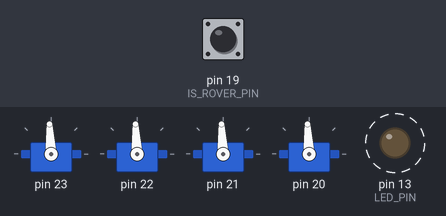
A sketch run on a simulated Arduino Mega 2560, built with avr-gcc and run on an emulated ATmega2560. On the bench: 4 × servo, output pins drawn as LEDs (lit = HIGH). Dashed ring = blinking. The test bench sets the inputs (shaded band); at power-on: pin 19 (IS_ROVER_PIN) HIGH. The ROS host is connected and sends only what is stated.

Above: at 3.1 s.
Timing chart, 0 to 6.0 s (numbered marks = the images above):
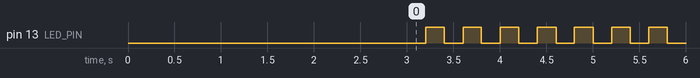

Measured:
- by itself, pin 13 (LED_PIN): alternates HIGH for 0.20 s and LOW for 0.20 s

The sketch:

jankboat.ino
```cpp
/*
   Rosserial motor writer for the boat

   Gets motor values from ROS and uses PWM to control
   on board motors through the Arduino
*/
#include <Arduino.h>
#include <Servo.h>
#include <ros.h>
#include <std_msgs/Float32.h>
#include <std_msgs/Bool.h>
#include "jankboat.h"

#define MOTOR_NUM 4
#define LED_PIN 13
#define IS_ROVER_PIN 19
#define TIMEOUT 1000
#define IS_ROVER_RATE 5
#define PWM_HIGH 2000
#define PWM_LOW 1000
#define ESC_DISCONNECT_WAIT 5

Servo motors[MOTOR_NUM];
bool do_blink = true;
long last_message_millis = -1e5;
long last_is_rover_pub = 0;
bool estopped = false;
bool timedout = true;

ros::NodeHandle  nh;
ros::Subscriber<std_msgs::Float32> prop1_sub("/motor1", motor1_cb);
ros::Subscriber<std_msgs::Float32> prop2_sub("/motor2", motor2_cb);
ros::Subscriber<std_msgs::Float32> prop3_sub("/motor3", motor3_cb);
ros::Subscriber<std_msgs::Float32> prop4_sub("/motor4", motor4_cb);
ros::Subscriber<std_msgs::Bool> estop_sub("/estop", estop_cb);

std_msgs::Bool is_rover;
ros::Publisher is_rover_pub("/is_rover", &is_rover);

//map function modified for float use
float map_float(float val, float inmin, float inmax, float outmin, float outmax){
  return (val - inmin)/(inmax - inmin)*(outmax-outmin) + outmin;
}

void motor1_cb( const std_msgs::Float32& cmd_msg) {
  set_motor_power(0,cmd_msg.data); // -1 to 1
  last_message_millis = millis();
}

void motor2_cb( const std_msgs::Float32& cmd_msg) {
  set_motor_power(1,cmd_msg.data); // -1 to 1
  last_message_millis = millis();
}

void motor3_cb( const std_msgs::Float32& cmd_msg) {
  set_motor_power(2,cmd_msg.data); // -1 to 1
  last_message_millis = millis();
}

void motor4_cb( const std_msgs::Float32& cmd_msg) {
  set_motor_power(3,cmd_msg.data); // -1 to 1
  last_message_millis = millis();
}

void estop_cb( const std_msgs::Bool& cmd_msg){
  if(cmd_msg.data != estopped){
    estopped = cmd_msg.data;
    if(estopped){
      stop();
    }
  }
  last_message_millis = millis();
}

void setup() {
  // Enable the LED pin
  pinMode(LED_PIN, OUTPUT);
  pinMode(IS_ROVER_PIN, INPUT_PULLUP);
  nh.initNode();
  nh.subscribe(prop1_sub);
  nh.subscribe(prop2_sub);
  nh.subscribe(prop3_sub);
  nh.subscribe(prop4_sub);
  nh.subscribe(estop_sub);

  nh.advertise(is_rover_pub);
  attach_motors();

  delay(3000);
}

void attach_motors(){
  stop();

  motors[0].attach(23); //Front left
  motors[1].attach(22); //Front right
  motors[2].attach(21); //Back left
  motors[3].attach(20); //back right
}

void loop() {
  nh.spinOnce();
  handle_failsafes();
  handle_status_LED();
  if(millis() - last_is_rover_pub > 1000/IS_ROVER_RATE){
    is_rover.data = on_ground();
    is_rover_pub.publish(&is_rover);
    last_is_rover_pub = millis();
  }
  delay(1);
}

void set_motor_power(int motor_num, float input_power){
  input_power = constrain( input_power, -1, 1);
  float output_power = map_float(input_power, -1, 1, PWM_LOW, PWM_HIGH); // Convert to usuable microseconds

  if (!timedout && !estopped){
    motors[motor_num].writeMicroseconds(output_power);
  }else{
    motors[motor_num].writeMicroseconds((PWM_LOW + PWM_HIGH)/2);
  }
}

//reads pin 19 to report whether vehicle is a ground vehicle
bool on_ground(){
  if(digitalRead(19) == HIGH){
    return false;
  }else{
    return true;
  }
}

void stop() {
  for(int i=0; i<4; i++){
      set_motor_power(i, (PWM_LOW + PWM_HIGH)/2);
  }
}

void handle_failsafes() {
  long t = millis();
  timedout = (t - last_message_millis) > TIMEOUT;
  do_blink = timedout;

  if (timedout) {
    stop();
  }
}

void handle_status_LED() {
  long t = millis();
  if (do_blink) {
    digitalWrite(LED_PIN, (t % 400) < 200);
  } else {
    digitalWrite(LED_PIN, HIGH);
  }
}
```

jankboat.h
```cpp
void handle_failsafes();
void stop();
void handle_status_LED();
void set_motor_power(int motor_num, float input_power);
bool motors_attached();
void attach_motors();
void detach_motors();
bool on_ground();
void motor1_cb( const std_msgs::Float32& cmd_msg);
void motor2_cb( const std_msgs::Float32& cmd_msg);
void motor3_cb( const std_msgs::Float32& cmd_msg);
void motor4_cb( const std_msgs::Float32& cmd_msg);
void estop_cb( const std_msgs::Bool& cmd_msg);
```
